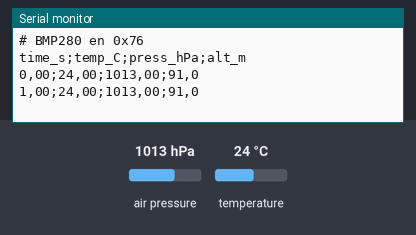
This sketch was run on a simulated ESP32. Parts: the last lines printed to the serial monitor. Inputs (shaded band) come from the test bench; at power-on: air pressure 1013 hPa, temperature 24 °C.

Above: at 1.5 s.
1.6 s: air pressure set to 952 hPa
At 2.9 s:
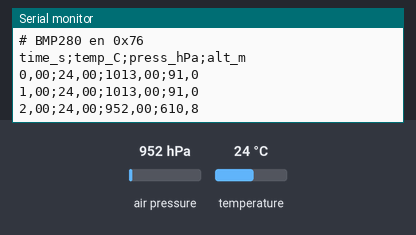
3.1 s: temperature set to 12 °C
At 4.1 s:
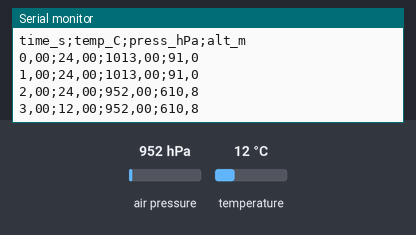
4.6 s: air pressure set to 975 hPa
At 10.4 s:
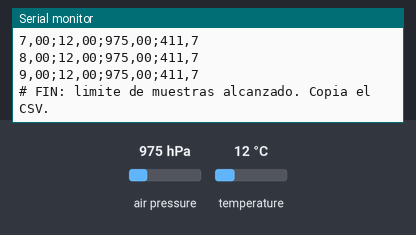
Timing chart, 0 to 11.9 s (numbered marks = the images above; inputs shaded):
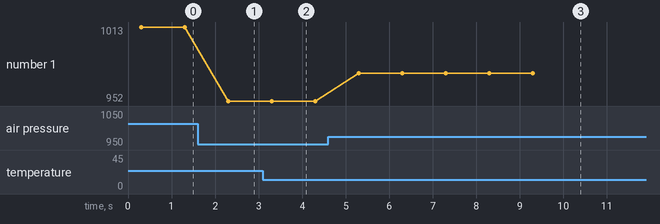

The sketch:

12_BMP280_CSV_ES.ino
```cpp
/***************************************************
  Proyecto: CANSAT - BMP280 CSV con coma decimal (Excel España)
  Versión: v1.0 - 27/10/2025
  Autor: Equipo CANSAT
  Centro: IES Gonzalo Torrente Ballester (Salamanca)

  Descripción:
  Lectura del BMP280 en ESP32 por I2C y salida por monitor
  serie en formato CSV con separador ';' y coma decimal,
  compatible con Excel configurado en España.
  Muestra tiempo, temperatura, presión y altitud.

  Licencia: MIT
***************************************************/

/*
  ESP32 + BMP280 (I2C) — CSV para Excel (España)
  ----------------------------------------------
  Conexiones I2C:
    VCC  -> 3V3
    GND  -> GND
    SDA  -> GPIO21
    SCL  -> GPIO22
    CSB  -> 3V3   (modo I2C)
    SDO  -> GND   (direccion 0x76; si va a 3V3 -> 0x77)

  Librerías necesarias:
    - Adafruit BMP280 Library
    - Adafruit Unified Sensor
*/

#include <Wire.h>
#include <Adafruit_Sensor.h>
#include <Adafruit_BMP280.h>

#define I2C_SDA 21
#define I2C_SCL 22

const float    SEA_LEVEL_HPA = 1024; // Sustituir por el QNH del día
const uint32_t SAMPLE_MS     = 1000;    // intervalo entre muestras (ms)
const uint16_t SAMPLES_MAX   = 10;      // nº máximo de líneas a imprimir

Adafruit_BMP280 bmp;

// 👉 Función para imprimir números con coma decimal
void printNumberWithComma(float value, int decimals) {
  char buffer[20];
  dtostrf(value, 1, decimals, buffer);  // convierte número a texto con punto decimal
  for (char* p = buffer; *p; p++) {
    if (*p == '.') *p = ',';            // reemplaza punto por coma
    Serial.print(*p);
  }
}

void setup() {
  Serial.begin(115200);
  delay(300);

  Wire.begin(I2C_SDA, I2C_SCL);
  Wire.setClock(400000);

  if      (bmp.begin(0x76)) Serial.println(F("# BMP280 en 0x76"));
  else if (bmp.begin(0x77)) Serial.println(F("# BMP280 en 0x77"));
  else { Serial.println(F("# ❌ No se detecta BMP280")); while (1) {} }

  bmp.setSampling(Adafruit_BMP280::MODE_NORMAL,
                  Adafruit_BMP280::SAMPLING_X2,
                  Adafruit_BMP280::SAMPLING_X16,
                  Adafruit_BMP280::FILTER_X16,
                  Adafruit_BMP280::STANDBY_MS_500);

  // 👉 Cabecera CSV
  Serial.println(F("time_s;temp_C;press_hPa;alt_m"));
}

void loop() {
  static uint32_t next_due = 0;
  static uint16_t k = 0;

  if (k >= SAMPLES_MAX) {
    Serial.println(F("# FIN: limite de muestras alcanzado. Copia el CSV."));
    while (1) delay(1000); // detener programa
  }

  if (next_due == 0) next_due = millis();                  // primera muestra ya
  if ((int32_t)(millis() - next_due) < 0) return;          // aún no toca

  float tempC    = bmp.readTemperature();
  float pres_hPa = bmp.readPressure() / 100.0;
  float alt_m    = bmp.readAltitude(SEA_LEVEL_HPA);

  if (isnan(tempC) || pres_hPa <= 0) { next_due += SAMPLE_MS; return; }

  // Tiempo exacto (0.00, 1.00, 2.00…)
  float time_s = k * (SAMPLE_MS / 1000.0);

  // 👉 Línea CSV con separador ; y coma decimal
  printNumberWithComma(time_s, 2);   Serial.print(';');
  printNumberWithComma(tempC, 2);    Serial.print(';');
  printNumberWithComma(pres_hPa, 2); Serial.print(';');
  printNumberWithComma(alt_m, 1);    Serial.println();

  k++;
  next_due += SAMPLE_MS;
}
```

Measured:
- after the input at 1.6 s, the serial monitor: prints a new line after 0.70 s (image 1)
- after the input at 3.1 s, the serial monitor: prints a new line after 0.20 s (image 2)
- after the input at 4.6 s, the serial monitor: prints a new line after 0.70 s (image 3)
- plotted number 1: 1013 → 952 after the input at 1.6 s, 952 → 975 after the input at 4.6 s
